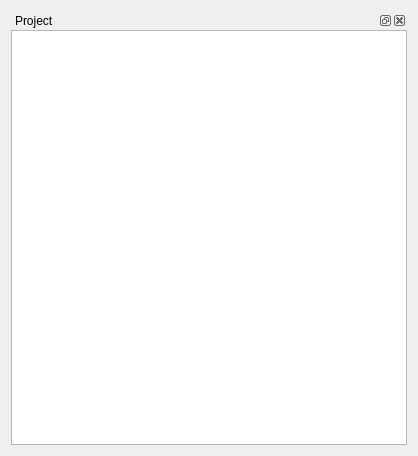
<?xml version="1.0" encoding="UTF-8"?>
<ui version="4.0">
 <class>ProjectInspector</class>
 <widget class="QWidget" name="ProjectInspector">
  <property name="geometry">
   <rect>
    <x>0</x>
    <y>0</y>
    <width>418</width>
    <height>456</height>
   </rect>
  </property>
  <property name="windowTitle">
   <string>Form</string>
  </property>
  <layout class="QGridLayout" name="gridLayout">
   <item row="0" column="0">
    <widget class="QDockWidget" name="dockWidget">
     <property name="windowTitle">
      <string>Project</string>
     </property>
     <widget class="QWidget" name="dockWidgetContents">
      <layout class="QGridLayout" name="gridLayout_2">
       <property name="margin">
        <number>0</number>
       </property>
       <item row="0" column="0">
        <widget class="QTreeView" name="treeView">
         <property name="dragEnabled">
          <bool>true</bool>
         </property>
         <property name="dragDropMode">
          <enum>QAbstractItemView::DragOnly</enum>
         </property>
        </widget>
       </item>
      </layout>
     </widget>
    </widget>
   </item>
  </layout>
 </widget>
 <resources/>
 <connections/>
</ui>
